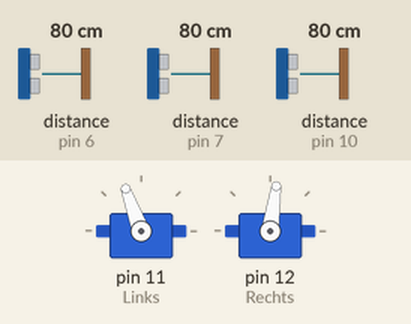
Simulated run of this sketch. Board: Arduino Uno, built with avr-gcc and run on an emulated ATmega328P. Shown: 2 × servo. Wiring (inferred from the names in the program): 3 × ultrasonic range finder: trigger pin 5, echo pin 6 / trigger pin 8, echo pin 7 / trigger pin 9, echo pin 10. Inputs (shaded band) come from the test bench; at power-on: distance to the obstacle (sensors on pin 7, pin 10, pin 6) 80 cm. The echo pulse lasts 58.3 µs per cm.

Above: at 1.2 s.
1.3 s: distance to the obstacle (sensor on pin 7) set to 16 cm
2.9 s: distance to the obstacle (sensor on pin 7) set to 13 cm
At 4.4 s:
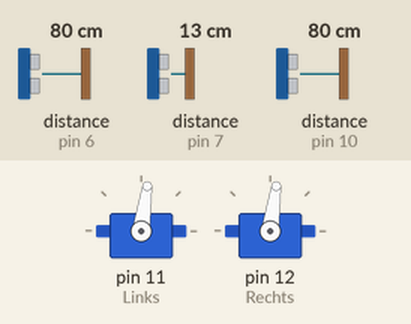
4.8 s: distance to the obstacle (sensor on pin 10) set to 23 cm
7.3 s: distance to the obstacle (sensor on pin 10) set to 19 cm
At 9.2 s:
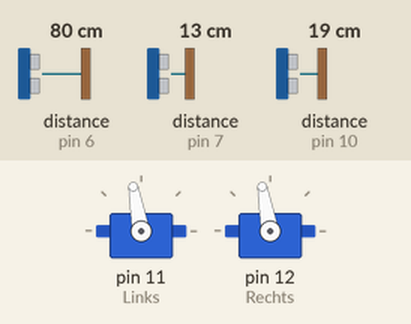
9.5 s: distance to the obstacle (sensor on pin 10) set to 35 cm
At 11.5 s:
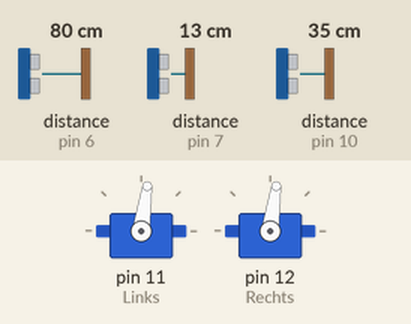
12.3 s: distance to the obstacle (sensor on pin 10) set to 2 cm
At 14.9 s:
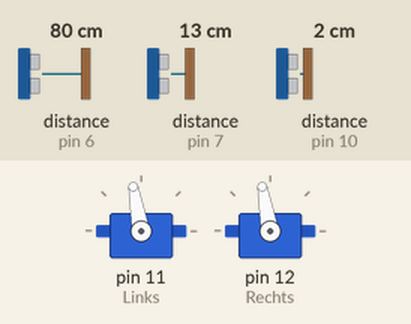
Timing chart, 0 to 16.1 s (numbered marks = the images above; inputs shaded):
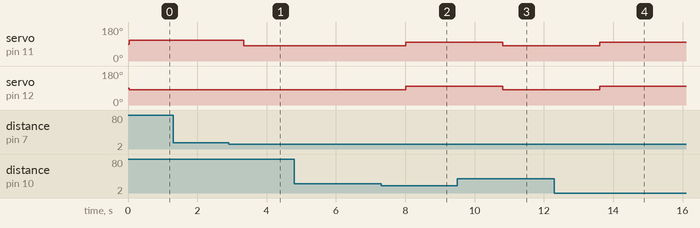

The sketch:

Code.ino
```cpp
// Include lilbray's
  #include<Servo.h>
// HC04 Sensor - Rechts
    const int RtrigPin = 9;
    const int RechoPin = 10;
    long Rduration;
    int Rdistance;
// HC04 Sensor - Voor
    const int VtrigPin = 8;
    const int VechoPin = 7;
    long Vduration;
    int Vdistance;
// HC04 Sensor - Links
    const int LtrigPin = 5;
    const int LechoPin = 6;
    long Lduration;
    int Ldistance;
// Servo defineren
  Servo Rechts;
  Servo Links;

// Opstarten van de robot
void setup(){
  // HC04 Sensor - Rechts
    pinMode(RtrigPin, OUTPUT);
    pinMode(RechoPin, INPUT);
  // HC04 Sensor - Voor
    pinMode(VtrigPin, OUTPUT);
    pinMode(VechoPin, INPUT);
  // HC04 Sensor - Links
    pinMode(LtrigPin, OUTPUT);
    pinMode(LechoPin, INPUT);
  // Servo attach aan pin
    Links.attach(11);
    Rechts.attach(12);
  // Serial opstarten
    Serial.begin(9600);
  // Distance setup
    Distance();
}

// Nonstop uitvoeren van het script
void loop(){
  // Updaten van de afstandne
    Distance();
  if(Vdistance > 13){
    // Als de afstand tot de rechter muur tussen de 9 en 12 cm is moet de robot rechtdoor blijven rijden.
    if(Rdistance > 7 && Rdistance < 13){
      Links.write(100);
      Rechts.write(82);
    }
    // Als de afstand tot de rechter muur groter of gelijk aan 13 is moet de linker moter sneller draaien om de rechter muur te naderen.
    if(Rdistance >= 18 ){
      Links.write(110);
      Rechts.write(82);
    }
    // Als de afstand tot de rechter muur kleiner of gelijk aan 8 cm is moet de rechter  moter sneller draaien om de afstand van de muur te nemen.
    if(Rdistance <= 7){
      Links.write(100);
      Rechts.write(72);
    }
  }

  if(Ldistance <= 20 && Rdistance > 20 && Vdistance <= 13) TurnLeft();        //Als linker sensor kleiner of gelijk aan 20 is, rechter sensor groter is dan 20 en voorafstand kleiner of gelijk aan 13 is sla links af.
  if(Ldistance > 20 && Rdistance > 20 && Vdistance <= 13) TurnLeft();         // Als linker sensor groter is dan 20, rechter sensor groter is dan 20 en voor sensor kleiner of gelijk is aan 13 sla links af.
  if(Rdistance <= 20 && Ldistance > 20 && Vdistance <= 13) TurnRight();       // Als rechter sensor klein of gelijk aan 20 is, linker sensor groter dan 20 en voor sensor kleiner of gelijk aan 13 is sla rechts af.
  if(Rdistance <= 20 && Ldistance <= 20 && Vdistance <= 13) TurnArround();    // Als rechter sensor kleiner of gelijk aan 20 is, linker sensor kleiner of gelijk aan 20 is en voor sensor kleiner of gelijk aan 13 is draai om.
}

// Functie om de robot 90 graden naar links te laten draaien wanneer er geen uitgang aan de voor en rechter kant is.
void TurnRight(){
  delay(425);
  Links.write(100);
  Rechts.write(100);
  delay(500);
}

// Functie om de robot 90 graden naar rechts te laten draaien wanneer er geen uitgang aan de voor en linker kant is.
void TurnLeft(){
  delay(425);
  Links.write(82);
  Rechts.write(82);
  delay(500);
}

// Functie om de robot 180 graden te laten draaien als er geen weg voor, rechts of links is.
void TurnArround(){
  delay(425);
  Links.write(82);
  Rechts.write(82);
  delay(700);
}

// HC-04 sensoren uitlezen & opslaan in variable
void Distance(){
  // HC04 Sensor - Rechts
  digitalWrite(RtrigPin, LOW);
  delayMicroseconds(2);
  digitalWrite(RtrigPin, HIGH);
  delayMicroseconds(10);
  digitalWrite(RtrigPin, LOW);
  Rduration = pulseIn(RechoPin, HIGH);
  Rdistance= Rduration*0.034/2;
// HC04 Sensor - Voor
  digitalWrite(VtrigPin, LOW);
  delayMicroseconds(2);
  digitalWrite(VtrigPin, HIGH);
  delayMicroseconds(10);
  digitalWrite(VtrigPin, LOW);
  Vduration = pulseIn(VechoPin, HIGH);
  Vdistance= Vduration*0.034/2;
// HC04 Sensor - Links
  digitalWrite(LtrigPin, LOW);
  delayMicroseconds(2);
  digitalWrite(LtrigPin, HIGH);
  delayMicroseconds(10);
  digitalWrite(LtrigPin, LOW);
  Lduration = pulseIn(LechoPin, HIGH);
  Ldistance= Lduration*0.034/2;
}
```

Measured:
- the behaviour switches between 15 and 14 cm on distance to the obstacle (sensor on pin 7) (found by bisection; images 0 and 1)
- the behaviour switches between 22 and 21 cm on distance to the obstacle (sensor on pin 10) (found by bisection; images 1 and 2)
- after the input at 1.3 s, every drawn part: stays the same
- after the input at 2.9 s, servo on pin 11 (Links): 110° → 82° after 0.43 s
- after the input at 4.8 s, every drawn part: stays the same
- after the input at 7.3 s, servo on pin 11 (Links), servo on pin 12 (Rechts): 82° → 100° after 0.71 s
- after the input at 9.5 s, servo on pin 11 (Links), servo on pin 12 (Rechts): 100° → 82° after 1.3 s
- after the input at 12.3 s, servo on pin 11 (Links), servo on pin 12 (Rechts): 82° → 100° after 1.3 s
